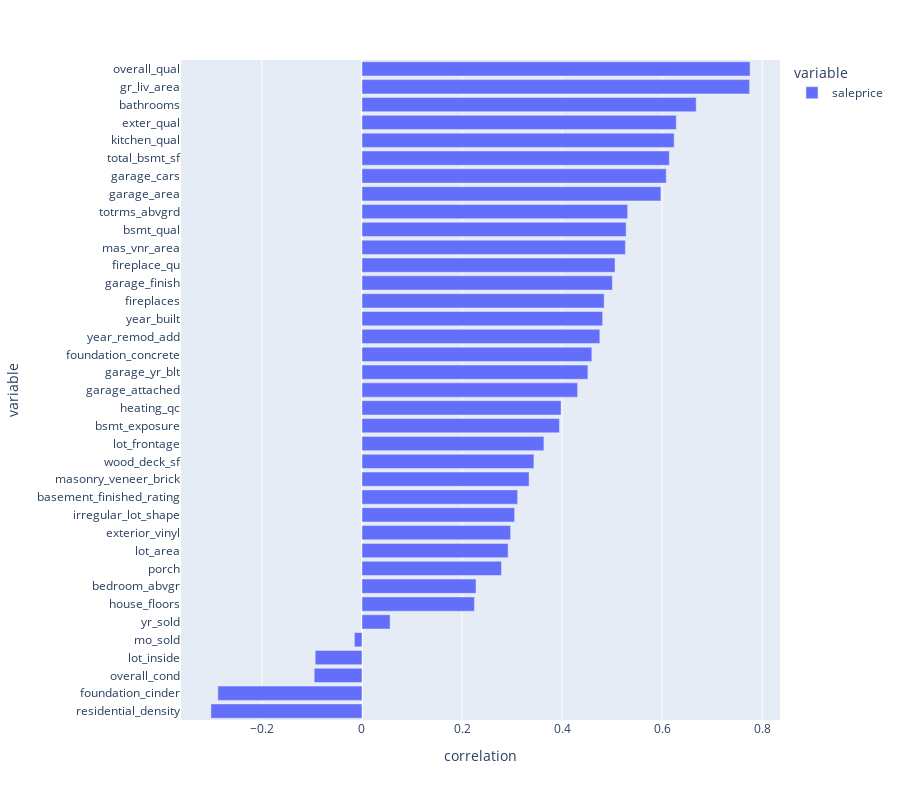

Here is the notebook cell this chart was saved with:
### Markdown cell above
The variables that leap out as being heavily related to living area are `gr_liv_area`, and the other area variables (`x1st_flr_sf`, `tot_bsmt_sf`). Several of these are removed in the "simplifying" pre-processing option though.

We can also physically compute the correlation of each numeric variable with sale price and plot it as bars to quantify these observations. This time, we will look at all the pre-processed variables:

### Code cell
ames_cor_all = ames_train_preprocessed.select_dtypes(include=np.number).corr()
px.bar(ames_cor_all["saleprice"].drop(index="saleprice").sort_values(), 
       height=800,
       orientation='h', 
       labels=dict(value="correlation", index="variable"))

### Figure 1 — Plotly figure (JSON) as saved in the notebook; plotly's stock layout.template omitted (floating-point values rounded to 4 significant figures)
{"data": [{"alignmentgroup": "True", "hovertemplate": "variable=%{y}<br>correlation=%{x}<extra></extra>", "legendgroup": "saleprice", "marker": {"color": "#636efa", "pattern": {"shape": ""}}, "name": "saleprice", "offsetgroup": "saleprice", "orientation": "h", "showlegend": true, "textposition": "auto", "type": "bar", "x": [-0.3019, -0.2881, -0.09547, -0.09358, -0.01518, 0.05616, 0.2248, 0.2279, 0.2788, 0.292, 0.297, 0.3051, 0.3111, 0.3341, 0.3437, 0.3637, 0.3947, 0.3979, 0.431, 0.4516, 0.4594, 0.4754, 0.481, 0.4841, 0.5004, 0.5057, 0.5265, 0.5279, 0.531, 0.5975, 0.6082, 0.6143, 0.624, 0.6282, 0.668, 0.7747, 0.7756], "xaxis": "x", "y": ["residential_density", "foundation_cinder", "overall_cond", "lot_inside", "mo_sold", "yr_sold", "house_floors", "bedroom_abvgr", "porch", "lot_area", "exterior_vinyl", "irregular_lot_shape", "basement_finished_rating", "masonry_veneer_brick", "wood_deck_sf", "lot_frontage", "bsmt_exposure", "heating_qc", "garage_attached", "garage_yr_blt", "foundation_concrete", "year_remod_add", "year_built", "fireplaces", "garage_finish", "fireplace_qu", "mas_vnr_area", "bsmt_qual", "totrms_abvgrd", "garage_area", "garage_cars", "total_bsmt_sf", "kitchen_qual", "exter_qual", "bathrooms", "gr_liv_area", "overall_qual"], "yaxis": "y"}], "layout": {"barmode": "relative", "height": 800, "legend": {"title": {"text": "variable"}, "tracegroupgap": 0}, "margin": {"t": 60}, "xaxis": {"anchor": "y", "domain": [0, 1], "title": {"text": "correlation"}}, "yaxis": {"anchor": "x", "domain": [0, 1], "title": {"text": "variable"}}}}
